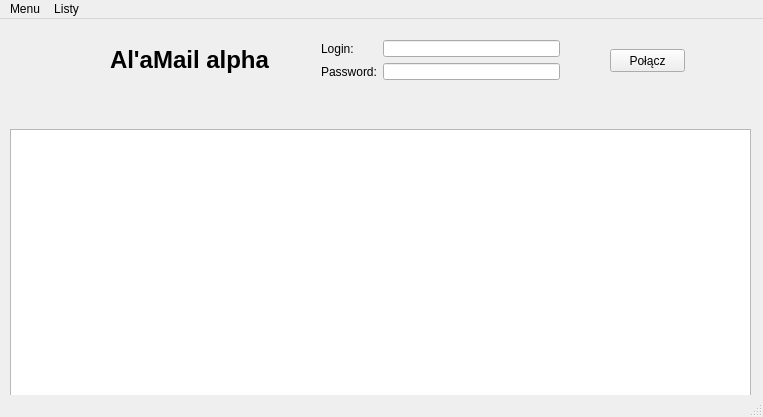
<?xml version="1.0" encoding="UTF-8"?>
<ui version="4.0">
 <class>MainWindow</class>
 <widget class="QMainWindow" name="MainWindow">
  <property name="geometry">
   <rect>
    <x>0</x>
    <y>0</y>
    <width>763</width>
    <height>417</height>
   </rect>
  </property>
  <property name="windowTitle">
   <string>MainWindow</string>
  </property>
  <widget class="QWidget" name="centralWidget">
   <widget class="QPushButton" name="pushButton">
    <property name="geometry">
     <rect>
      <x>610</x>
      <y>30</y>
      <width>75</width>
      <height>23</height>
     </rect>
    </property>
    <property name="text">
     <string>Połącz</string>
    </property>
   </widget>
   <widget class="QWidget" name="gridLayoutWidget">
    <property name="geometry">
     <rect>
      <x>310</x>
      <y>10</y>
      <width>261</width>
      <height>61</height>
     </rect>
    </property>
    <layout class="QGridLayout" name="gridLayout">
     <item row="2" column="1">
      <widget class="QLineEdit" name="lineEdit_2">
       <property name="echoMode">
        <enum>QLineEdit::Password</enum>
       </property>
      </widget>
     </item>
     <item row="2" column="0">
      <widget class="QLabel" name="label_2">
       <property name="text">
        <string>Password:</string>
       </property>
      </widget>
     </item>
     <item row="0" column="1">
      <widget class="QLineEdit" name="lineEdit"/>
     </item>
     <item row="0" column="0">
      <widget class="QLabel" name="label">
       <property name="text">
        <string>Login:</string>
       </property>
      </widget>
     </item>
    </layout>
   </widget>
   <widget class="QLabel" name="label_4">
    <property name="geometry">
     <rect>
      <x>10</x>
      <y>10</y>
      <width>71</width>
      <height>61</height>
     </rect>
    </property>
    <property name="text">
     <string/>
    </property>
    <property name="pixmap">
     <pixmap resource="zasoby.qrc">:/z/icon.png</pixmap>
    </property>
    <property name="scaledContents">
     <bool>true</bool>
    </property>
   </widget>
   <widget class="QLabel" name="label_3">
    <property name="geometry">
     <rect>
      <x>110</x>
      <y>20</y>
      <width>241</width>
      <height>41</height>
     </rect>
    </property>
    <property name="font">
     <font>
      <pointsize>18</pointsize>
      <weight>75</weight>
      <bold>true</bold>
      <underline>false</underline>
      <kerning>true</kerning>
     </font>
    </property>
    <property name="cursor">
     <cursorShape>CrossCursor</cursorShape>
    </property>
    <property name="text">
     <string>Al'aMail alpha</string>
    </property>
   </widget>
   <widget class="QTableView" name="tableView">
    <property name="geometry">
     <rect>
      <x>10</x>
      <y>110</y>
      <width>741</width>
      <height>271</height>
     </rect>
    </property>
   </widget>
  </widget>
  <widget class="QStatusBar" name="statusBar"/>
  <widget class="QMenuBar" name="menuBar">
   <property name="geometry">
    <rect>
     <x>0</x>
     <y>0</y>
     <width>763</width>
     <height>21</height>
    </rect>
   </property>
   <widget class="QMenu" name="menuMenu">
    <property name="title">
     <string>Menu</string>
    </property>
   </widget>
   <widget class="QMenu" name="menuTabele">
    <property name="title">
     <string>Listy</string>
    </property>
    <widget class="QMenu" name="menuUczniowie">
     <property name="title">
      <string>Uczniowie</string>
     </property>
     <addaction name="actionKompletna_Lista_Uczni_w"/>
    </widget>
    <widget class="QMenu" name="menuAdministracyjne">
     <property name="title">
      <string>Administracyjne</string>
     </property>
     <addaction name="actionSpis_Grup_w_Plac_wce"/>
    </widget>
    <addaction name="menuUczniowie"/>
    <addaction name="actionNauczyciele"/>
    <addaction name="separator"/>
    <addaction name="menuAdministracyjne"/>
   </widget>
   <addaction name="menuMenu"/>
   <addaction name="menuTabele"/>
  </widget>
  <action name="actionNauczyciele">
   <property name="text">
    <string>Nauczyciele</string>
   </property>
  </action>
  <action name="actionKompletna_Lista_Uczni_w">
   <property name="text">
    <string>Kompletna Lista Uczniów</string>
   </property>
  </action>
  <action name="actionSpis_Grup_w_Plac_wce">
   <property name="text">
    <string>Spis Grup w Placówce</string>
   </property>
  </action>
 </widget>
 <layoutdefault spacing="6" margin="11"/>
 <resources>
  <include location="zasoby.qrc"/>
 </resources>
 <connections/>
</ui>
